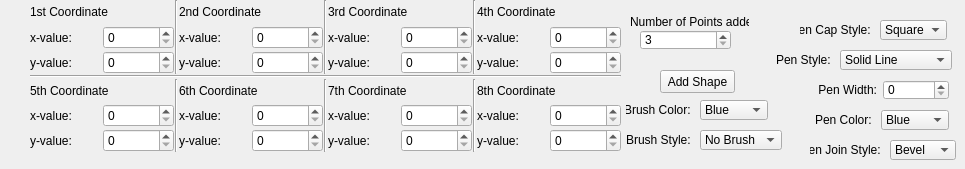
      <widget class="QWidget" name="tab_Polygon">
       <attribute name="title">
        <string>Polygon</string>
       </attribute>
       <widget class="QWidget" name="layoutWidget">
        <property name="geometry">
         <rect>
          <x>30</x>
          <y>0</y>
          <width>591</width>
          <height>152</height>
         </rect>
        </property>
        <layout class="QVBoxLayout" name="verticalLayout_17">
         <property name="spacing">
          <number>1</number>
         </property>
         <item>
          <layout class="QHBoxLayout" name="horizontalLayout_36">
           <item>
            <layout class="QVBoxLayout" name="verticalLayout_9">
             <property name="spacing">
              <number>2</number>
             </property>
             <item>
              <widget class="QLabel" name="label_27">
               <property name="text">
                <string>1st Coordinate </string>
               </property>
              </widget>
             </item>
             <item>
              <layout class="QHBoxLayout" name="horizontalLayout_20">
               <item>
                <widget class="QLabel" name="label_28">
                 <property name="text">
                  <string>x-value:</string>
                 </property>
                </widget>
               </item>
               <item>
                <widget class="QSpinBox" name="spinBox_polygon_firstX">
                 <property name="maximum">
                  <number>1000</number>
                 </property>
                </widget>
               </item>
              </layout>
             </item>
             <item>
              <layout class="QHBoxLayout" name="horizontalLayout_21">
               <item>
                <widget class="QLabel" name="label_29">
                 <property name="text">
                  <string>y-value:</string>
                 </property>
                </widget>
               </item>
               <item>
                <widget class="QSpinBox" name="spinBox_polygon_firstY">
                 <property name="maximum">
                  <number>1000</number>
                 </property>
                </widget>
               </item>
              </layout>
             </item>
            </layout>
           </item>
           <item>
            <widget class="Line" name="line_8">
             <property name="orientation">
              <enum>Qt::Vertical</enum>
             </property>
            </widget>
           </item>
           <item>
            <layout class="QVBoxLayout" name="verticalLayout_10">
             <property name="spacing">
              <number>2</number>
             </property>
             <item>
              <widget class="QLabel" name="label_30">
               <property name="text">
                <string>2nd Coordinate </string>
               </property>
              </widget>
             </item>
             <item>
              <layout class="QHBoxLayout" name="horizontalLayout_22">
               <item>
                <widget class="QLabel" name="label_31">
                 <property name="text">
                  <string>x-value:</string>
                 </property>
                </widget>
               </item>
               <item>
                <widget class="QSpinBox" name="spinBox_polygon_secondX">
                 <property name="maximum">
                  <number>1000</number>
                 </property>
                </widget>
               </item>
              </layout>
             </item>
             <item>
              <layout class="QHBoxLayout" name="horizontalLayout_23">
               <item>
                <widget class="QLabel" name="label_32">
                 <property name="text">
                  <string>y-value:</string>
                 </property>
                </widget>
               </item>
               <item>
                <widget class="QSpinBox" name="spinBox_polygon_secondY">
                 <property name="maximum">
                  <number>1000</number>
                 </property>
                </widget>
               </item>
              </layout>
             </item>
            </layout>
           </item>
           <item>
            <widget class="Line" name="line_10">
             <property name="orientation">
              <enum>Qt::Vertical</enum>
             </property>
            </widget>
           </item>
           <item>
            <layout class="QVBoxLayout" name="verticalLayout_11">
             <property name="spacing">
              <number>2</number>
             </property>
             <item>
              <widget class="QLabel" name="label_33">
               <property name="text">
                <string>3rd Coordinate </string>
               </property>
              </widget>
             </item>
             <item>
              <layout class="QHBoxLayout" name="horizontalLayout_24">
               <item>
                <widget class="QLabel" name="label_34">
                 <property name="text">
                  <string>x-value:</string>
                 </property>
                </widget>
               </item>
               <item>
                <widget class="QSpinBox" name="spinBox_polygon_thirdX">
                 <property name="maximum">
                  <number>1000</number>
                 </property>
                </widget>
               </item>
              </layout>
             </item>
             <item>
              <layout class="QHBoxLayout" name="horizontalLayout_25">
               <item>
                <widget class="QLabel" name="label_35">
                 <property name="text">
                  <string>y-value:</string>
                 </property>
                </widget>
               </item>
               <item>
                <widget class="QSpinBox" name="spinBox_polygon_thirdY">
                 <property name="maximum">
                  <number>1000</number>
                 </property>
                </widget>
               </item>
              </layout>
             </item>
            </layout>
           </item>
           <item>
            <widget class="Line" name="line_12">
             <property name="orientation">
              <enum>Qt::Vertical</enum>
             </property>
            </widget>
           </item>
           <item>
            <layout class="QVBoxLayout" name="verticalLayout_12">
             <property name="spacing">
              <number>2</number>
             </property>
             <item>
              <widget class="QLabel" name="label_36">
               <property name="text">
                <string>4th Coordinate </string>
               </property>
              </widget>
             </item>
             <item>
              <layout class="QHBoxLayout" name="horizontalLayout_26">
               <item>
                <widget class="QLabel" name="label_37">
                 <property name="text">
                  <string>x-value:</string>
                 </property>
                </widget>
               </item>
               <item>
                <widget class="QSpinBox" name="spinBox_polygon_fourthX">
                 <property name="maximum">
                  <number>1000</number>
                 </property>
                </widget>
               </item>
              </layout>
             </item>
             <item>
              <layout class="QHBoxLayout" name="horizontalLayout_27">
               <item>
                <widget class="QLabel" name="label_38">
                 <property name="text">
                  <string>y-value:</string>
                 </property>
                </widget>
               </item>
               <item>
                <widget class="QSpinBox" name="spinBox_polygon_fourthY">
                 <property name="maximum">
                  <number>1000</number>
                 </property>
                </widget>
               </item>
              </layout>
             </item>
            </layout>
           </item>
          </layout>
         </item>
         <item>
          <widget class="Line" name="line_7">
           <property name="orientation">
            <enum>Qt::Horizontal</enum>
           </property>
          </widget>
         </item>
         <item>
          <layout class="QHBoxLayout" name="horizontalLayout_37">
           <item>
            <layout class="QVBoxLayout" name="verticalLayout_13">
             <property name="spacing">
              <number>2</number>
             </property>
             <item>
              <widget class="QLabel" name="label_39">
               <property name="text">
                <string>5th Coordinate </string>
               </property>
              </widget>
             </item>
             <item>
              <layout class="QHBoxLayout" name="horizontalLayout_28">
               <item>
                <widget class="QLabel" name="label_40">
                 <property name="text">
                  <string>x-value:</string>
                 </property>
                </widget>
               </item>
               <item>
                <widget class="QSpinBox" name="spinBox_polygon_fifthX">
                 <property name="maximum">
                  <number>1000</number>
                 </property>
                </widget>
               </item>
              </layout>
             </item>
             <item>
              <layout class="QHBoxLayout" name="horizontalLayout_29">
               <item>
                <widget class="QLabel" name="label_41">
                 <property name="text">
                  <string>y-value:</string>
                 </property>
                </widget>
               </item>
               <item>
                <widget class="QSpinBox" name="spinBox_polygon_fifthY">
                 <property name="maximum">
                  <number>1000</number>
                 </property>
                </widget>
               </item>
              </layout>
             </item>
            </layout>
           </item>
           <item>
            <widget class="Line" name="line_9">
             <property name="orientation">
              <enum>Qt::Vertical</enum>
             </property>
            </widget>
           </item>
           <item>
            <layout class="QVBoxLayout" name="verticalLayout_14">
             <property name="spacing">
              <number>2</number>
             </property>
             <item>
              <widget class="QLabel" name="label_42">
               <property name="text">
                <string>6th Coordinate </string>
               </property>
              </widget>
             </item>
             <item>
              <layout class="QHBoxLayout" name="horizontalLayout_30">
               <item>
                <widget class="QLabel" name="label_43">
                 <property name="text">
                  <string>x-value:</string>
                 </property>
                </widget>
               </item>
               <item>
                <widget class="QSpinBox" name="spinBox_polygon_sixthX">
                 <property name="maximum">
                  <number>1000</number>
                 </property>
                </widget>
               </item>
              </layout>
             </item>
             <item>
              <layout class="QHBoxLayout" name="horizontalLayout_31">
               <item>
                <widget class="QLabel" name="label_44">
                 <property name="text">
                  <string>y-value:</string>
                 </property>
                </widget>
               </item>
               <item>
                <widget class="QSpinBox" name="spinBox_polygon_sixthY">
                 <property name="maximum">
                  <number>1000</number>
                 </property>
                </widget>
               </item>
              </layout>
             </item>
            </layout>
           </item>
           <item>
            <widget class="Line" name="line_11">
             <property name="orientation">
              <enum>Qt::Vertical</enum>
             </property>
            </widget>
           </item>
           <item>
            <layout class="QVBoxLayout" name="verticalLayout_15">
             <property name="spacing">
              <number>2</number>
             </property>
             <item>
              <widget class="QLabel" name="label_45">
               <property name="text">
                <string>7th Coordinate </string>
               </property>
              </widget>
             </item>
             <item>
              <layout class="QHBoxLayout" name="horizontalLayout_32">
               <item>
                <widget class="QLabel" name="label_46">
                 <property name="text">
                  <string>x-value:</string>
                 </property>
                </widget>
               </item>
               <item>
                <widget class="QSpinBox" name="spinBox_polygon_seventhX">
                 <property name="maximum">
                  <number>1000</number>
                 </property>
                </widget>
               </item>
              </layout>
             </item>
             <item>
              <layout class="QHBoxLayout" name="horizontalLayout_33">
               <item>
                <widget class="QLabel" name="label_47">
                 <property name="text">
                  <string>y-value:</string>
                 </property>
                </widget>
               </item>
               <item>
                <widget class="QSpinBox" name="spinBox_polygon_seventhY">
                 <property name="maximum">
                  <number>1000</number>
                 </property>
                </widget>
               </item>
              </layout>
             </item>
            </layout>
           </item>
           <item>
            <widget class="Line" name="line_13">
             <property name="orientation">
              <enum>Qt::Vertical</enum>
             </property>
            </widget>
           </item>
           <item>
            <layout class="QVBoxLayout" name="verticalLayout_16">
             <property name="spacing">
              <number>2</number>
             </property>
             <item>
              <widget class="QLabel" name="label_48">
               <property name="text">
                <string>8th Coordinate </string>
               </property>
              </widget>
             </item>
             <item>
              <layout class="QHBoxLayout" name="horizontalLayout_34">
               <item>
                <widget class="QLabel" name="label_49">
                 <property name="text">
                  <string>x-value:</string>
                 </property>
                </widget>
               </item>
               <item>
                <widget class="QSpinBox" name="spinBox_polygon_eighthX">
                 <property name="maximum">
                  <number>1000</number>
                 </property>
                </widget>
               </item>
              </layout>
             </item>
             <item>
              <layout class="QHBoxLayout" name="horizontalLayout_35">
               <item>
                <widget class="QLabel" name="label_50">
                 <property name="text">
                  <string>y-value:</string>
                 </property>
                </widget>
               </item>
               <item>
                <widget class="QSpinBox" name="spinBox_polygon_eighthY">
                 <property name="maximum">
                  <number>1000</number>
                 </property>
                </widget>
               </item>
              </layout>
             </item>
            </layout>
           </item>
          </layout>
         </item>
        </layout>
       </widget>
       <widget class="QPushButton" name="pushButton_6">
        <property name="geometry">
         <rect>
          <x>660</x>
          <y>70</y>
          <width>75</width>
          <height>23</height>
         </rect>
        </property>
        <property name="text">
         <string>Add Shape</string>
        </property>
       </widget>
       <widget class="QLabel" name="label_51">
        <property name="geometry">
         <rect>
          <x>630</x>
          <y>10</y>
          <width>119</width>
          <height>23</height>
         </rect>
        </property>
        <property name="text">
         <string>Number of Points added:</string>
        </property>
       </widget>
       <widget class="QSpinBox" name="spinBox_polygon_pointsAdded">
        <property name="geometry">
         <rect>
          <x>640</x>
          <y>30</y>
          <width>91</width>
          <height>20</height>
         </rect>
        </property>
        <property name="minimum">
         <number>3</number>
        </property>
        <property name="maximum">
         <number>8</number>
        </property>
       </widget>
       <widget class="QComboBox" name="comboBox_setPenStyle_6">
        <property name="geometry">
         <rect>
          <x>840</x>
          <y>50</y>
          <width>112</width>
          <height>20</height>
         </rect>
        </property>
        <item>
         <property name="text">
          <string>Solid Line</string>
         </property>
        </item>
        <item>
         <property name="text">
          <string>Dash Line</string>
         </property>
        </item>
        <item>
         <property name="text">
          <string>Dot Line</string>
         </property>
        </item>
        <item>
         <property name="text">
          <string>Dash Dot Line</string>
         </property>
        </item>
        <item>
         <property name="text">
          <string>Dash Dot Dot Line</string>
         </property>
        </item>
        <item>
         <property name="text">
          <string>No Pen</string>
         </property>
        </item>
       </widget>
       <widget class="QLabel" name="label_119">
        <property name="geometry">
         <rect>
          <x>776</x>
          <y>50</y>
          <width>58</width>
          <height>20</height>
         </rect>
        </property>
        <property name="text">
         <string>Pen Style: </string>
        </property>
        <property name="alignment">
         <set>Qt::AlignRight|Qt::AlignTrailing|Qt::AlignVCenter</set>
        </property>
       </widget>
       <widget class="QSpinBox" name="spinBox_setPenWidth_6">
        <property name="geometry">
         <rect>
          <x>883</x>
          <y>80</y>
          <width>66</width>
          <height>20</height>
         </rect>
        </property>
        <property name="minimum">
         <number>0</number>
        </property>
        <property name="maximum">
         <number>20</number>
        </property>
       </widget>
       <widget class="QLabel" name="label_120">
        <property name="geometry">
         <rect>
          <x>810</x>
          <y>80</y>
          <width>67</width>
          <height>20</height>
         </rect>
        </property>
        <property name="text">
         <string>Pen Width:</string>
        </property>
        <property name="alignment">
         <set>Qt::AlignRight|Qt::AlignTrailing|Qt::AlignVCenter</set>
        </property>
       </widget>
       <widget class="QComboBox" name="comboBox_setPenColor_6">
        <property name="geometry">
         <rect>
          <x>881</x>
          <y>110</y>
          <width>68</width>
          <height>20</height>
         </rect>
        </property>
        <item>
         <property name="text">
          <string>Blue</string>
         </property>
        </item>
        <item>
         <property name="text">
          <string>Red</string>
         </property>
        </item>
        <item>
         <property name="text">
          <string>Green</string>
         </property>
        </item>
        <item>
         <property name="text">
          <string>Yellow</string>
         </property>
        </item>
        <item>
         <property name="text">
          <string>Black</string>
         </property>
        </item>
        <item>
         <property name="text">
          <string>White</string>
         </property>
        </item>
        <item>
         <property name="text">
          <string>Cyan</string>
         </property>
        </item>
        <item>
         <property name="text">
          <string>Magenta</string>
         </property>
        </item>
        <item>
         <property name="text">
          <string>Gray</string>
         </property>
        </item>
       </widget>
       <widget class="QLabel" name="label_121">
        <property name="geometry">
         <rect>
          <x>810</x>
          <y>110</y>
          <width>65</width>
          <height>20</height>
         </rect>
        </property>
        <property name="text">
         <string>Pen Color: </string>
        </property>
        <property name="alignment">
         <set>Qt::AlignRight|Qt::AlignTrailing|Qt::AlignVCenter</set>
        </property>
       </widget>
       <widget class="QComboBox" name="comboBox_setPenJoinStyle_7">
        <property name="geometry">
         <rect>
          <x>890</x>
          <y>140</y>
          <width>66</width>
          <height>20</height>
         </rect>
        </property>
        <item>
         <property name="text">
          <string>Bevel</string>
         </property>
        </item>
        <item>
         <property name="text">
          <string>Miter</string>
         </property>
        </item>
        <item>
         <property name="text">
          <string>Round</string>
         </property>
        </item>
       </widget>
       <widget class="QLabel" name="label_122">
        <property name="geometry">
         <rect>
          <x>810</x>
          <y>140</y>
          <width>74</width>
          <height>20</height>
         </rect>
        </property>
        <property name="text">
         <string>Pen Join Style: </string>
        </property>
        <property name="alignment">
         <set>Qt::AlignRight|Qt::AlignTrailing|Qt::AlignVCenter</set>
        </property>
       </widget>
       <widget class="QComboBox" name="comboBox_setPenCapStyle_7">
        <property name="geometry">
         <rect>
          <x>880</x>
          <y>20</y>
          <width>67</width>
          <height>20</height>
         </rect>
        </property>
        <item>
         <property name="text">
          <string>Square</string>
         </property>
        </item>
        <item>
         <property name="text">
          <string>Flat</string>
         </property>
        </item>
        <item>
         <property name="text">
          <string>Round</string>
         </property>
        </item>
       </widget>
       <widget class="QLabel" name="label_118">
        <property name="geometry">
         <rect>
          <x>800</x>
          <y>20</y>
          <width>74</width>
          <height>20</height>
         </rect>
        </property>
        <property name="text">
         <string>Pen Cap Style: </string>
        </property>
        <property name="alignment">
         <set>Qt::AlignRight|Qt::AlignTrailing|Qt::AlignVCenter</set>
        </property>
       </widget>
       <widget class="QLabel" name="label_123">
        <property name="geometry">
         <rect>
          <x>626</x>
          <y>100</y>
          <width>68</width>
          <height>20</height>
         </rect>
        </property>
        <property name="text">
         <string>Brush Color: </string>
        </property>
        <property name="alignment">
         <set>Qt::AlignRight|Qt::AlignTrailing|Qt::AlignVCenter</set>
        </property>
       </widget>
       <widget class="QComboBox" name="comboBox_setBrushColor_5">
        <property name="geometry">
         <rect>
          <x>700</x>
          <y>100</y>
          <width>68</width>
          <height>20</height>
         </rect>
        </property>
        <item>
         <property name="text">
          <string>Blue</string>
         </property>
        </item>
        <item>
         <property name="text">
          <string>Red</string>
         </property>
        </item>
        <item>
         <property name="text">
          <string>Green</string>
         </property>
        </item>
        <item>
         <property name="text">
          <string>Yellow</string>
         </property>
        </item>
        <item>
         <property name="text">
          <string>Black</string>
         </property>
        </item>
        <item>
         <property name="text">
          <string>White</string>
         </property>
        </item>
        <item>
         <property name="text">
          <string>Cyan</string>
         </property>
        </item>
        <item>
         <property name="text">
          <string>Magenta</string>
         </property>
        </item>
        <item>
         <property name="text">
          <string>Gray</string>
         </property>
        </item>
       </widget>
       <widget class="QLabel" name="label_124">
        <property name="geometry">
         <rect>
          <x>625</x>
          <y>130</y>
          <width>69</width>
          <height>20</height>
         </rect>
        </property>
        <property name="text">
         <string>Brush Style: </string>
        </property>
        <property name="alignment">
         <set>Qt::AlignRight|Qt::AlignTrailing|Qt::AlignVCenter</set>
        </property>
       </widget>
       <widget class="QComboBox" name="comboBox_setBrushStyle_5">
        <property name="geometry">
         <rect>
          <x>700</x>
          <y>130</y>
          <width>82</width>
          <height>20</height>
         </rect>
        </property>
        <item>
         <property name="text">
          <string>No Brush</string>
         </property>
        </item>
        <item>
         <property name="text">
          <string>Solid Brush</string>
         </property>
        </item>
        <item>
         <property name="text">
          <string>Hor Pattern</string>
         </property>
        </item>
        <item>
         <property name="text">
          <string>Ver Pattern</string>
         </property>
        </item>
       </widget>
      </widget>
